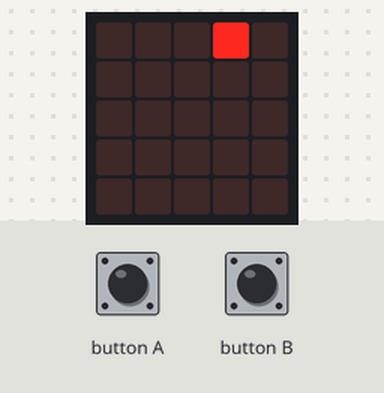
Bench run of a program on a simulated BBC micro:bit (MakeCode). Parts: the board's 5×5 LED display. The inputs (shaded band) are chosen by the test bench.

Above: at 1.6 s.
1.7 s: button B pressed for 0.15 s
At 2.8 s:
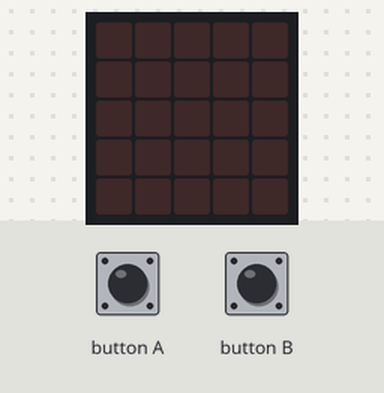
At 3.6 s:
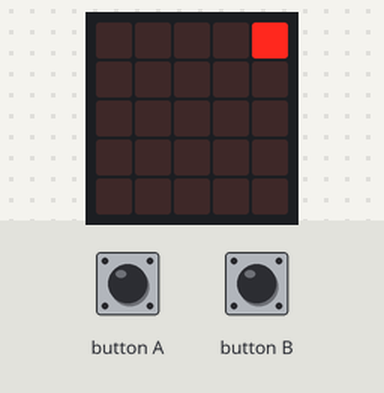
4.8 s: button A pressed for 0.15 s
At 5.9 s:
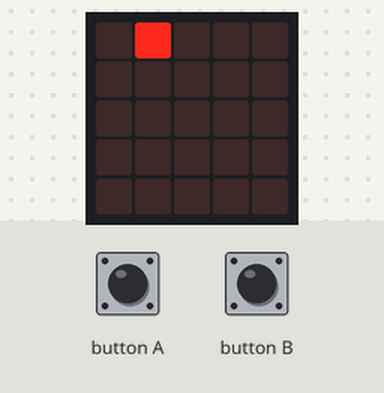
Timing chart, 0 to 7.8 s (numbered marks = the images above; inputs shaded):
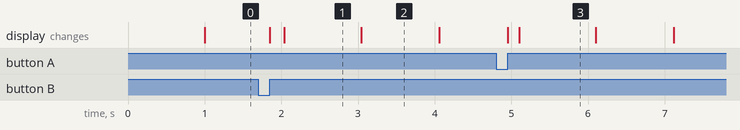

The program:

main.ts
```typescript
input.onButtonPressed(Button.A, function () {
    led.unplot(posX, 0)
    posX = Math.max(0, posX - 1)
    led.plot(posX, 0)
})
input.onButtonPressed(Button.B, function () {
    led.unplot(posX, 0)
    posX = Math.min(4, posX + 1)
    led.plot(posX, 0)
})
let posX = 0
posX = 2
led.plot(posX, 0)
let direction = 1
basic.forever(function () {
    basic.pause(1000)
    led.unplot(posX, 0)
    posX += direction
    if (posX >= 4) {
        direction = -1
    } else if (posX <= 0) {
        direction = 1
    }
    led.plot(posX, 0)
})
```

test.ts
```typescript
// les tests vont ici ; cela ne sera pas compilé si ce paquet est utilisé en tant qu'extension.
```

Measured:
- what the display in image 1 shows lasts 1.0 s, from 2.0 s to 3.0 s
